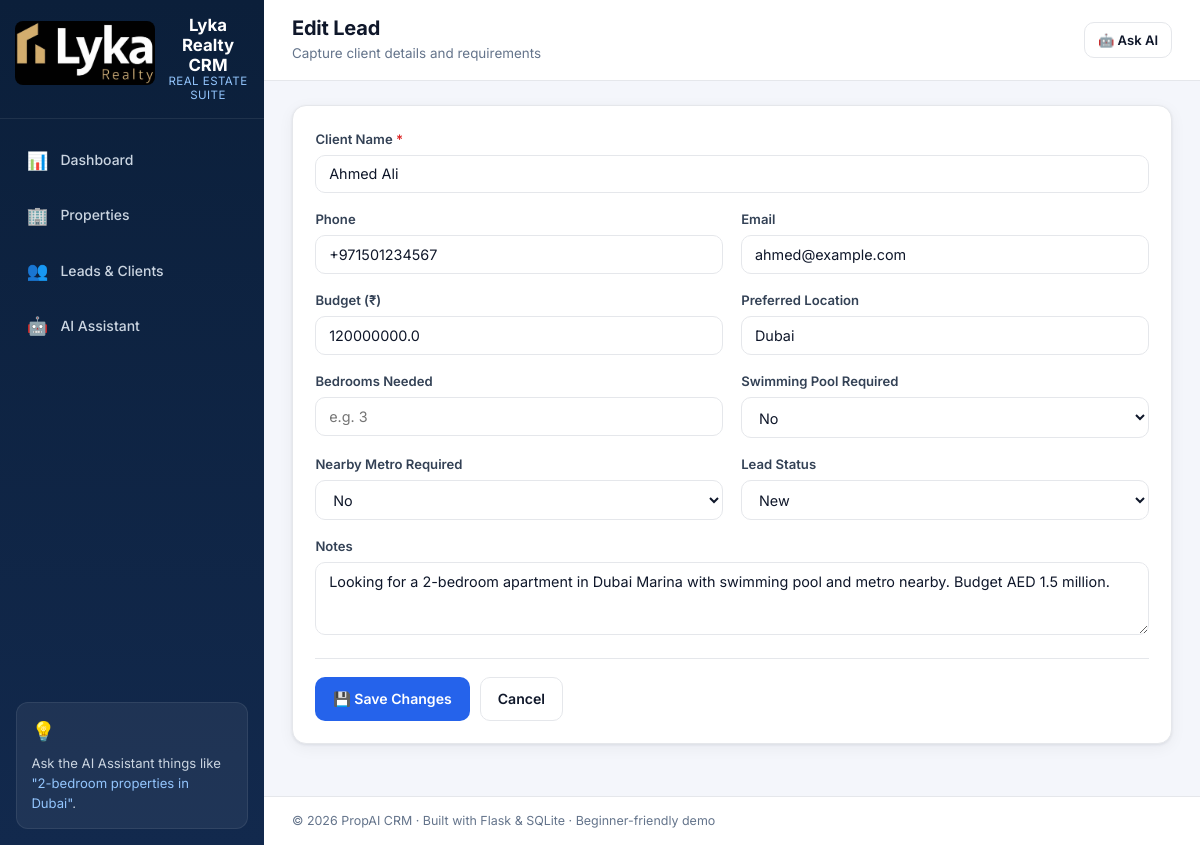
The app's page /leads/9/edit with its own data.
### tables this page shows
CREATE TABLE leads (
            id INTEGER PRIMARY KEY AUTOINCREMENT,
            client_name TEXT NOT NULL,
            phone TEXT,
            email TEXT,
            budget REAL,
            preferred_location TEXT,
            bedrooms_needed INTEGER,
            needs_swimming_pool TEXT DEFAULT 'No',
            needs_nearby_metro TEXT DEFAULT 'No',
            status TEXT DEFAULT 'New',
            notes TEXT,
            created_at TEXT DEFAULT (datetime('now'))
        );

### app.py (the view, shortened to what this page needs)
@app.route("/leads/<int:lead_id>/edit", methods=["GET", "POST"])
def edit_lead_page(lead_id):
    lead = get_lead(lead_id)
    if not lead:
        flash("Lead not found.", "error")
        return redirect(url_for("leads_page"))
    return render_template("lead_form.html", lead=lead, action="edit")

### database.py (called while the page is built)
def get_connection():
    conn = sqlite3.connect(DB_PATH)
    conn.row_factory = sqlite3.Row
    return conn

def get_lead(lead_id):
    conn = get_connection()
    row = conn.execute("SELECT * FROM leads WHERE id = ?", (lead_id,)).fetchone()
    conn.close()
    return dict(row) if row else None

### templates/lead_form.html (shortened to what this page needs)
{% extends "base.html" %}
{% block page_title %}{{ 'Edit Lead' if action == 'edit' else 'Add Lead' }}{% endblock %}
{% block page_subtitle %}Capture client details and requirements{% endblock %}
{% block content %}
<section class="panel form-panel">
    <div class="panel-body">
        <form method="post" class="crm-form">
            <div class="form-grid">
                <div class="form-group span-2">
                    <label for="client_name">Client Name <span class="req">*</span></label>
                    <input type="text" id="client_name" name="client_name" class="input"
                           value="{{ lead.client_name if lead else '' }}"
                           placeholder="e.g. Rahul Sharma" required />
                </div>
                <div class="form-group">
                    <label for="phone">Phone</label>
                    <input type="text" id="phone" name="phone" class="input"
                           value="{{ lead.phone if lead else '' }}"
                           placeholder="e.g. +91 98765 43210" />
                </div>
                <div class="form-group">
                    <label for="email">Email</label>
                    <input type="email" id="email" name="email" class="input"
                           value="{{ lead.email if lead else '' }}"
                           placeholder="e.g. client@email.com" />
                </div>
                <div class="form-group">
                    <label for="budget">Budget (₹)</label>
                    <input type="number" id="budget" name="budget" class="input" min="0"
                           value="{{ lead.budget if lead and lead.budget is not none else '' }}"
                           placeholder="e.g. 15000000" />
                </div>
                <div class="form-group">
                    <label for="preferred_location">Preferred Location</label>
                    <input type="text" id="preferred_location" name="preferred_location" class="input"
                           value="{{ lead.preferred_location if lead else '' }}"
                           placeholder="e.g. Dubai, Chennai" />
                </div>
                <div class="form-group">
                    <label for="bedrooms_needed">Bedrooms Needed</label>
                    <input type="number" id="bedrooms_needed" name="bedrooms_needed" class="input" min="0"
                           value="{{ lead.bedrooms_needed if lead and lead.bedrooms_needed is not none else '' }}"
                           placeholder="e.g. 3" />
                </div>
                <div class="form-group">
                    <label for="needs_swimming_pool">Swimming Pool Required</label>
                    <select id="needs_swimming_pool" name="needs_swimming_pool" class="input select">
                        <option value="No" {{ 'selected' if lead and lead.needs_swimming_pool == 'No' }}>No</option>
                    </select>
                </div>
                <div class="form-group">
                    <label for="needs_nearby_metro">Nearby Metro Required</label>
                    <select id="needs_nearby_metro" name="needs_nearby_metro" class="input select">
                        <option value="No" {{ 'selected' if lead and lead.needs_nearby_metro == 'No' }}>No</option>
                    </select>
                </div>
                <div class="form-group">
                    <label for="status">Lead Status</label>
                    <select id="status" name="status" class="input select">
                        {% for s in ['New', 'Contacted', 'Qualified', 'Closed', 'Lost'] %}
                            <option value="{{ s }}" {{ 'selected' if lead and lead.status == s }}>{{ s }}</option>
                        {% endfor %}
                    </select>
                </div>
                <div class="form-group span-2">
                    <label for="notes">Notes</label>
                    <textarea id="notes" name="notes" class="input" rows="3"
                              placeholder="Any extra details about this client…">{{ lead.notes if lead else '' }}</textarea>
                </div>
            </div>
            <div class="form-actions">
                <button type="submit" class="btn btn-primary">
                    {{ '💾 Save Changes' if action == 'edit' else '➕ Add Lead' }}
                </button>
                <a href="{{ url_for('leads_page') }}" class="btn btn-ghost">Cancel</a>
            </div>
        </form>
    </div>
</section>
{% endblock %}

### static/css/style.css (style rules this page uses)
:root { --bg: #f4f6fb; --surface: #ffffff; --surface-2: #f8fafc; --border: #e5e7eb; --text: #0f172a; --text-muted: #64748b; --primary: #2563eb; --primary-dark: #1d4ed8; --primary-soft: #eff6ff; --sidebar: #0b1f3a; --sidebar-hover: rgba(255, 255, 255, 0.08); --sidebar-active: rgba(37, 99, 235, 0.35); --green: #16a34a; --green-soft: #dcfce7; --red: #dc2626; --red-soft: #fee2e2; --amber: #d97706; --amber-soft: #fef3c7; --purple: #7c3aed; --purple-soft: #ede9fe; --shadow: 0 1px 3px rgba(15, 23, 42, 0.08), 0 4px 16px rgba(15, 23, 42, 0.05); --radius: 14px; --sidebar-w: 264px; --font: "Inter", system-ui, -apple-system, "Segoe UI", Roboto, sans-serif; }
*, *::before, *::after { box-sizing: border-box; }
html { scroll-behavior: smooth; }
body { margin: 0; font-family: var(--font); background: var(--bg); color: var(--text); font-size: 14px; line-height: 1.55; -webkit-font-smoothing: antialiased; }
a { color: var(--primary); text-decoration: none; }
.panel { background: var(--surface); border-radius: var(--radius); border: 1px solid var(--border); box-shadow: var(--shadow); overflow: hidden; margin-bottom: 1.25rem; }
.panel-body { padding: 1.1rem 1.15rem; }
.btn { display: inline-flex; align-items: center; justify-content: center; gap: 0.4rem; padding: 0.62rem 1.05rem; border-radius: 10px; border: 1px solid transparent; font-family: inherit; font-size: 0.88rem; font-weight: 600; cursor: pointer; transition: all 0.18s ease; white-space: nowrap; }
.btn-primary { background: var(--primary); color: #fff; }
.btn-ghost { background: transparent; color: var(--text); border-color: var(--border); }
.input { width: 100%; padding: 0.62rem 0.8rem; border-radius: 10px; border: 1px solid var(--border); background: var(--surface); font-family: inherit; font-size: 0.9rem; color: var(--text); transition: border-color 0.18s ease, box-shadow 0.18s ease; }
.select { cursor: pointer; }
.form-panel .panel-body { padding: 1.4rem; }
.form-grid { display: grid; grid-template-columns: 1fr 1fr; gap: 1rem 1.15rem; }
.form-group { display: flex; flex-direction: column; gap: 0.35rem; }
.form-group.span-2 { grid-column: span 2; }
.form-group label { font-size: 0.82rem; font-weight: 600; color: #334155; }
.req { color: var(--red); }
.form-actions { margin-top: 1.4rem; padding-top: 1.15rem; border-top: 1px solid var(--border); display: flex; gap: 0.65rem; }

### records on screen
leads: client_name "Ahmed Ali", phone "+971501234567", email "ahmed@example.com", budget "120000000.0", preferred_location "Dubai", notes "Looking for a 2-bedroom apartment in Dubai Marina with swimming pool and metro nearby. Budget AED 1.5 million."

### other values on screen
{{ 'Edit Lead' if action == 'edit' else 'Add Lead' }} "Edit Lead"
{{ '💾 Save Changes' if action == 'edit' else '➕ Add Lead' }} "💾 Save Changes"
form field status "New"
